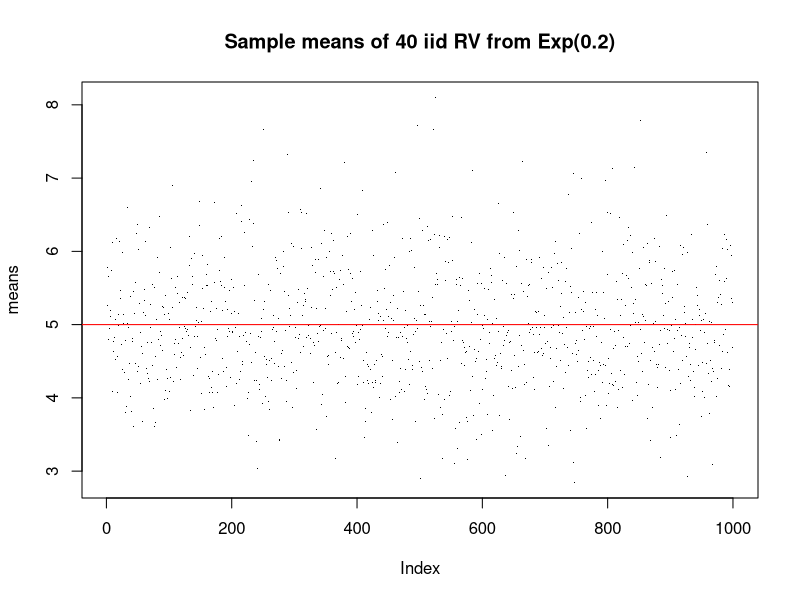
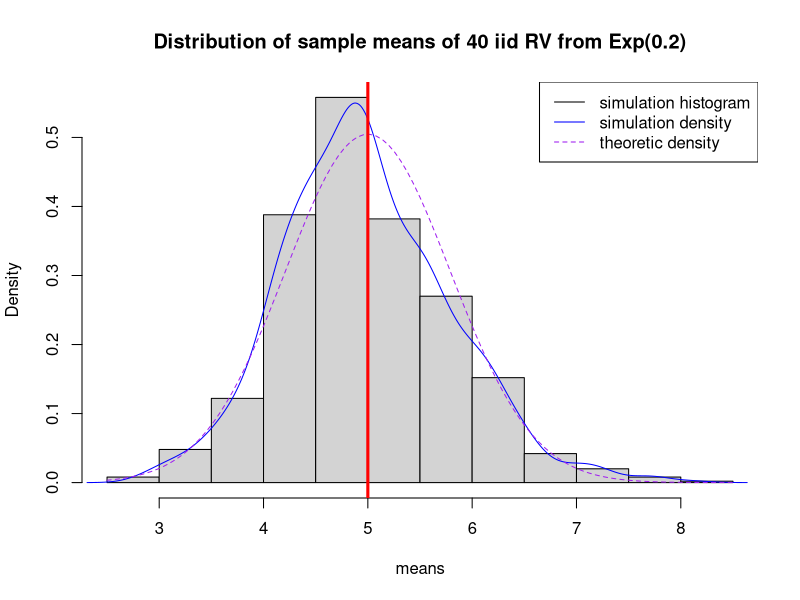

Reproduce these figures in R, in order.
## ---- chunk 1
options(digits=3)
lambda = 0.2 
M = 40
N = 1000
samples = matrix(rexp(N*M, lambda), N, M)
means = rowMeans(samples)
plot(means, pch='.', main='Sample means of 40 iid RV from Exp(0.2)')
abline(h=5, col='red')
## ---- chunk 2
theory_m = 1/lambda
theory_var = (1/lambda)^2 / M

sample_m = mean(means)
sample_var = var(means)
## ---- chunk 3


hist(means, freq=F, 
     main='Distribution of sample means of 40 iid RV from Exp(0.2)')
lines(density(means), col='blue')
curve(dnorm(x, theory_m, sqrt(theory_var)), col='purple', lty=2, add=T)
abline(v=theory_m, col='red', lwd=3)
legend('topright', c('simulation histogram', 'simulation density', 'theoretic density'), lty=c(1,1, 2), col=c('black', 'blue', 'purple'))

